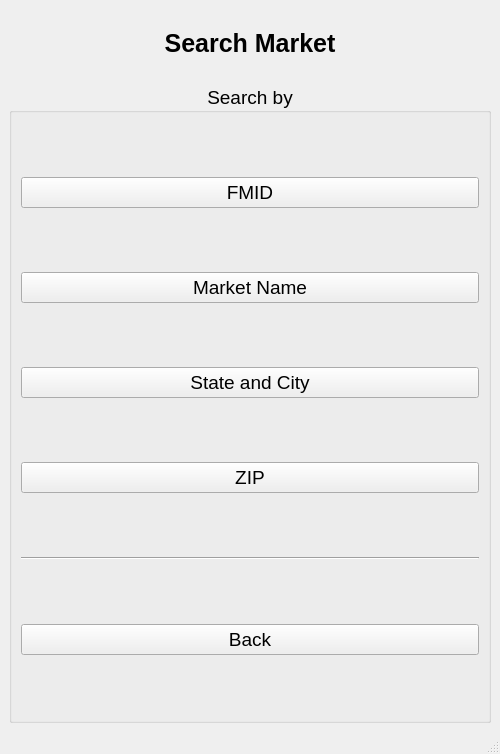
<?xml version="1.0" encoding="UTF-8"?>
<ui version="4.0">
 <class>MainWindow</class>
 <widget class="QMainWindow" name="MainWindow">
  <property name="geometry">
   <rect>
    <x>0</x>
    <y>0</y>
    <width>500</width>
    <height>754</height>
   </rect>
  </property>
  <property name="windowTitle">
   <string>MainWindow</string>
  </property>
  <widget class="QWidget" name="centralwidget">
   <property name="minimumSize">
    <size>
     <width>500</width>
     <height>700</height>
    </size>
   </property>
   <property name="maximumSize">
    <size>
     <width>16777215</width>
     <height>16777215</height>
    </size>
   </property>
   <layout class="QVBoxLayout" name="verticalLayout_2" stretch="0,0,0,0">
    <item>
     <spacer name="horizontalSpacer_2">
      <property name="orientation">
       <enum>Qt::Orientation::Horizontal</enum>
      </property>
      <property name="sizeHint" stdset="0">
       <size>
        <width>40</width>
        <height>20</height>
       </size>
      </property>
     </spacer>
    </item>
    <item>
     <widget class="QLabel" name="label">
      <property name="font">
       <font>
        <pointsize>19</pointsize>
        <bold>true</bold>
       </font>
      </property>
      <property name="text">
       <string>Search Market</string>
      </property>
      <property name="textFormat">
       <enum>Qt::TextFormat::AutoText</enum>
      </property>
      <property name="scaledContents">
       <bool>false</bool>
      </property>
      <property name="alignment">
       <set>Qt::AlignmentFlag::AlignCenter</set>
      </property>
     </widget>
    </item>
    <item>
     <spacer name="horizontalSpacer">
      <property name="orientation">
       <enum>Qt::Orientation::Horizontal</enum>
      </property>
      <property name="sizeHint" stdset="0">
       <size>
        <width>40</width>
        <height>20</height>
       </size>
      </property>
     </spacer>
    </item>
    <item>
     <widget class="QGroupBox" name="groupBox">
      <property name="font">
       <font>
        <pointsize>14</pointsize>
       </font>
      </property>
      <property name="title">
       <string>Search by</string>
      </property>
      <property name="alignment">
       <set>Qt::AlignmentFlag::AlignCenter</set>
      </property>
      <layout class="QVBoxLayout" name="verticalLayout" stretch="0,0,1,0,1,1">
       <property name="spacing">
        <number>5</number>
       </property>
       <property name="sizeConstraint">
        <enum>QLayout::SizeConstraint::SetDefaultConstraint</enum>
       </property>
       <property name="topMargin">
        <number>5</number>
       </property>
       <property name="bottomMargin">
        <number>5</number>
       </property>
       <item>
        <widget class="QPushButton" name="fmid_button">
         <property name="text">
          <string>FMID</string>
         </property>
         <property name="autoExclusive">
          <bool>false</bool>
         </property>
        </widget>
       </item>
       <item>
        <widget class="QPushButton" name="market_name_button">
         <property name="text">
          <string>Market Name</string>
         </property>
        </widget>
       </item>
       <item>
        <widget class="QPushButton" name="city_state_button">
         <property name="text">
          <string>State and City</string>
         </property>
         <property name="autoExclusive">
          <bool>false</bool>
         </property>
        </widget>
       </item>
       <item>
        <widget class="QPushButton" name="zip_button">
         <property name="text">
          <string>ZIP</string>
         </property>
        </widget>
       </item>
       <item>
        <widget class="Line" name="line">
         <property name="orientation">
          <enum>Qt::Orientation::Horizontal</enum>
         </property>
        </widget>
       </item>
       <item>
        <widget class="QPushButton" name="back_button">
         <property name="text">
          <string>Back</string>
         </property>
         <property name="autoExclusive">
          <bool>false</bool>
         </property>
        </widget>
       </item>
      </layout>
     </widget>
    </item>
   </layout>
  </widget>
  <widget class="QMenuBar" name="menubar">
   <property name="geometry">
    <rect>
     <x>0</x>
     <y>0</y>
     <width>500</width>
     <height>33</height>
    </rect>
   </property>
  </widget>
  <widget class="QStatusBar" name="statusbar"/>
 </widget>
 <resources/>
 <connections/>
</ui>
